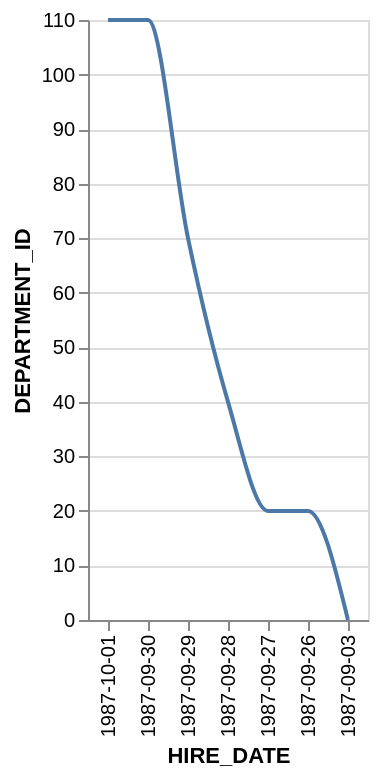

This figure's Vega-Lite source:
### Vega-Lite specification from a JSON file in a GitHub repository (floating-point values rounded to 4 significant figures)
{"data": {"values": [{"x_data": "1987-10-01", "y_data": 110}, {"x_data": "1987-09-30", "y_data": 110}, {"x_data": "1987-09-29", "y_data": 70}, {"x_data": "1987-09-28", "y_data": 40}, {"x_data": "1987-09-27", "y_data": 20}, {"x_data": "1987-09-26", "y_data": 20}, {"x_data": "1987-09-03", "y_data": 0}]}, "mark": {"type": "line", "interpolate": "monotone"}, "encoding": {"x": {"field": "x_data", "type": "nominal", "title": "HIRE_DATE", "sort": "descending"}, "y": {"field": "y_data", "type": "quantitative", "title": "DEPARTMENT_ID"}}}
